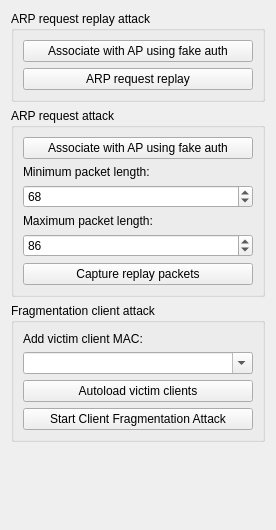
          <widget class="QWidget" name="page">
           <property name="geometry">
            <rect>
             <x>0</x>
             <y>0</y>
             <width>276</width>
             <height>530</height>
            </rect>
           </property>
           <attribute name="label">
            <string>WEP Attacks (with clients)</string>
           </attribute>
           <layout class="QVBoxLayout">
            <item>
             <widget class="QGroupBox" name="buttonGroup1_2_2_3">
              <property name="title">
               <string>ARP request replay attack</string>
              </property>
              <property name="flat">
               <bool>false</bool>
              </property>
              <property name="checkable">
               <bool>false</bool>
              </property>
              <layout class="QVBoxLayout">
               <item>
                <widget class="QPushButton" name="button_wep_assoc_fake_auth_rep">
                 <property name="text">
                  <string>Associate with AP using fake auth</string>
                 </property>
                </widget>
               </item>
               <item>
                <widget class="QPushButton" name="button_wep_start_rep">
                 <property name="text">
                  <string>ARP request replay</string>
                 </property>
                </widget>
               </item>
              </layout>
             </widget>
            </item>
            <item>
             <widget class="QGroupBox" name="buttonGroup1_2_2_2_3">
              <property name="title">
               <string>ARP request attack</string>
              </property>
              <layout class="QVBoxLayout">
               <item>
                <widget class="QPushButton" name="button_wep_assoc_fake_auth_req">
                 <property name="text">
                  <string>Associate with AP using fake auth</string>
                 </property>
                </widget>
               </item>
               <item>
                <widget class="QLabel" name="textLabel6_3">
                 <property name="text">
                  <string>Minimum packet length:</string>
                 </property>
                 <property name="wordWrap">
                  <bool>false</bool>
                 </property>
                </widget>
               </item>
               <item>
                <widget class="QSpinBox" name="spin_wep_wireless_req">
                 <property name="maximum">
                  <number>90000</number>
                 </property>
                 <property name="value">
                  <number>68</number>
                 </property>
                </widget>
               </item>
               <item>
                <widget class="QLabel" name="textLabel7_2">
                 <property name="text">
                  <string>Maximum packet length:</string>
                 </property>
                 <property name="wordWrap">
                  <bool>false</bool>
                 </property>
                </widget>
               </item>
               <item>
                <widget class="QSpinBox" name="spin_wep_wired_req">
                 <property name="maximum">
                  <number>90000</number>
                 </property>
                 <property name="value">
                  <number>86</number>
                 </property>
                </widget>
               </item>
               <item>
                <widget class="QPushButton" name="button_wep_capture_req">
                 <property name="text">
                  <string>Capture replay packets</string>
                 </property>
                </widget>
               </item>
              </layout>
             </widget>
            </item>
            <item>
             <widget class="QGroupBox" name="buttonGroup1_2_2_2_2_2">
              <property name="title">
               <string>Fragmentation client attack</string>
              </property>
              <layout class="QVBoxLayout">
               <item>
                <widget class="QLabel" name="textLabel6_2_2">
                 <property name="text">
                  <string>Add victim client MAC:</string>
                 </property>
                 <property name="wordWrap">
                  <bool>false</bool>
                 </property>
                </widget>
               </item>
               <item>
                <widget class="QComboBox" name="combo_wep_mac_cfrag">
                 <property name="editable">
                  <bool>true</bool>
                 </property>
                </widget>
               </item>
               <item>
                <widget class="QPushButton" name="button_wep_autoload_clients_cfrag">
                 <property name="text">
                  <string>Autoload victim clients</string>
                 </property>
                </widget>
               </item>
               <item>
                <widget class="QPushButton" name="button_wep_arp_inj_cfrag">
                 <property name="text">
                  <string>Start Client Fragmentation Attack</string>
                 </property>
                </widget>
               </item>
              </layout>
             </widget>
            </item>
            <item>
             <spacer name="spacer25_2">
              <property name="orientation">
               <enum>Qt::Vertical</enum>
              </property>
              <property name="sizeType">
               <enum>QSizePolicy::Expanding</enum>
              </property>
              <property name="sizeHint" stdset="0">
               <size>
                <width>41</width>
                <height>20</height>
               </size>
              </property>
             </spacer>
            </item>
           </layout>
          </widget>
